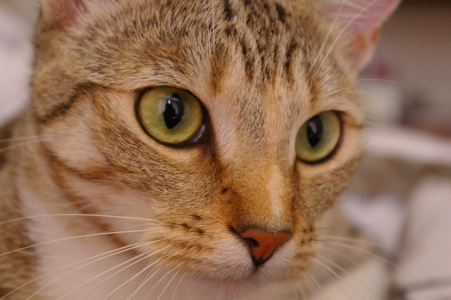
#> input picture skimage.data.chelsea(), 451 x 300 px
$ jupyter execute Spatial_Filtering.ipynb
#> lines starting #> are read from the running program, lines starting #| are printed output that depends on the picture
[cell 1]
from skimage import data, img_as_float
from skimage.util import random_noise
import matplotlib.pyplot as plt

import numpy as np
import cv2

original = img_as_float(data.chelsea()[100:250, 50:300])
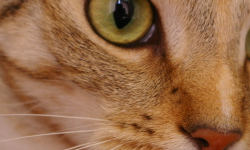
#> original: shape (150, 250, 3) float64; mean R, G, B 0.588, 0.414, 0.278

sigma = 0.1
noisy = random_noise(original, var=sigma**2)
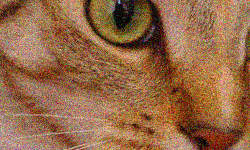
#> noisy: shape (150, 250, 3) float64; mean R, G, B 0.588, 0.414, 0.281

[cell 2]
kernel = np.ones((3,3),np.float32)/9
dst = cv2.filter2D(noisy,-1,kernel)
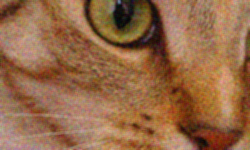
#> dst: shape (150, 250, 3) float64; mean R, G, B 0.588, 0.414, 0.281

[cell 3]
kernel

[cell 4]
fig, ax = plt.subplots(nrows=1, ncols=3, figsize=(16,10))

ax[0].imshow(original)
ax[0].axis('off')
ax[1].imshow(noisy)
ax[1].axis('off')
ax[2].imshow(dst)
ax[2].axis('off')
plt.show()
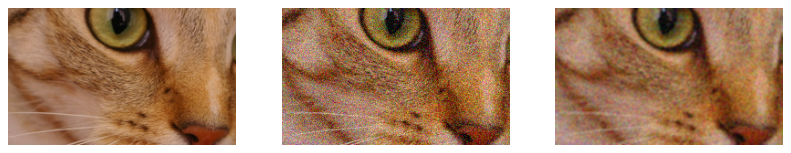
#> figure drawn by matplotlib, 3 panels

[cell 5]
kernel = np.array([[1,2,1],[2,4,2],[1,2,1]])/16
kernel

[cell 6]
mean_img = cv2.filter2D(noisy,-1,kernel)

[cell 7]
fig, ax = plt.subplots(nrows=1, ncols=3, figsize=(16,10))

ax[0].imshow(original)
ax[0].axis('off')
ax[1].imshow(noisy)
ax[1].axis('off')
ax[2].imshow(mean_img)
ax[2].axis('off')
plt.show()

[cell 8]
noisy = 255 * noisy

[cell 9]
noisy = noisy.astype(np.uint8)

[cell 10]
med_img = cv2.medianBlur(noisy, 3)

[cell 11]
fig, ax = plt.subplots(nrows=1, ncols=3, figsize=(16,10))

ax[0].imshow(noisy)
ax[0].axis('off')
ax[1].imshow(med_img)
ax[1].axis('off')
ax[2].imshow(mean_img)
ax[2].axis('off')
plt.show()

[cell 12]
import cv2
import numpy as np
import matplotlib.pyplot as plt

img = cv2.imread('fruits.png')
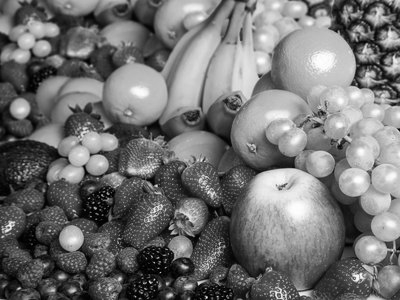
#> input picture 5. Spatial Filtering/fruits.png, 400 x 300 px
#> img is the input picture: shape (300, 400, 3); min 0, max 255, mean 113.8

kernel = np.ones((3,3),np.float32)/9
kernel

[cell 13]
fig, ax = plt.subplots(figsize=(10,10))

ax.imshow(img, cmap='gray')
ax.axis('off')
plt.show()

[cell 14]
dst = cv2.filter2D(img,-1,kernel)
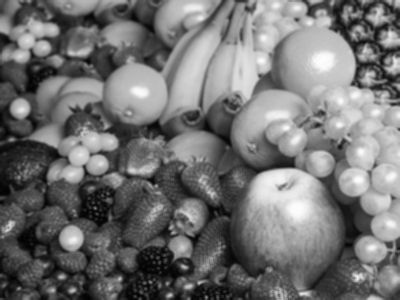
#> dst: shape (300, 400, 3); min 2, max 253, mean 113.8

[cell 15]
fig, ax = plt.subplots(figsize=(10,10))

ax.imshow(dst, cmap='gray')
ax.axis('off')
plt.show()

[cell 16]
med_img = cv2.medianBlur(img, 3)
#> med_img: shape (300, 400, 3)

[cell 17]
img.shape
#> Out = (300, 400, 3)

[cell 18]
original.shape
#> Out = (150, 250, 3)

[cell 19]
fig, ax = plt.subplots(nrows=1,ncols=3, figsize=(15,5))

ax[0].imshow(img, cmap='gray')
ax[0].axis('off')
ax[1].imshow(med_img, cmap='gray')
ax[1].axis('off')
ax[2].imshow(dst, cmap='gray')
ax[2].axis('off')

plt.show()

[cell 20]
img2 = img[:4,:4]

[cell 21]
img2

[cell 22]
dst2 = dst[:4, :4]
dst2

# Boundary Padding

[cell 23]
res = cv2.copyMakeBorder(img2, 1,1, 1, 1, cv2.BORDER_DEFAULT);

[cell 24]
res

[cell 25]
res.shape
#> Out = (6, 6, 3)
